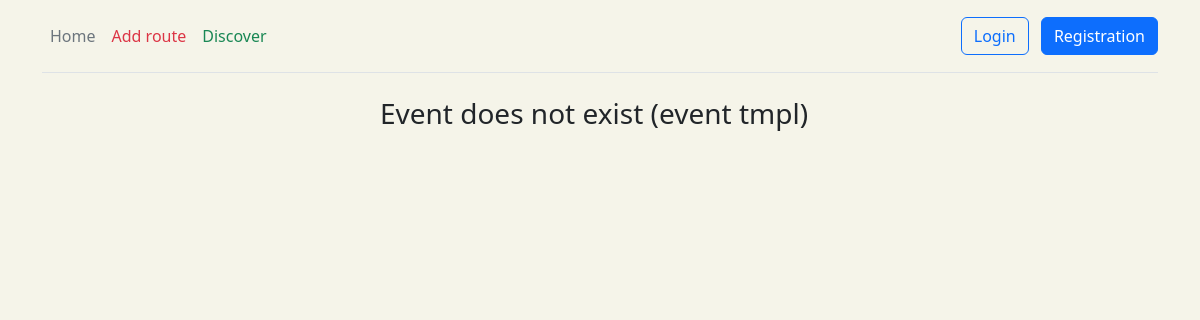
/route/44/event, run on an earlier commit of the app's database.
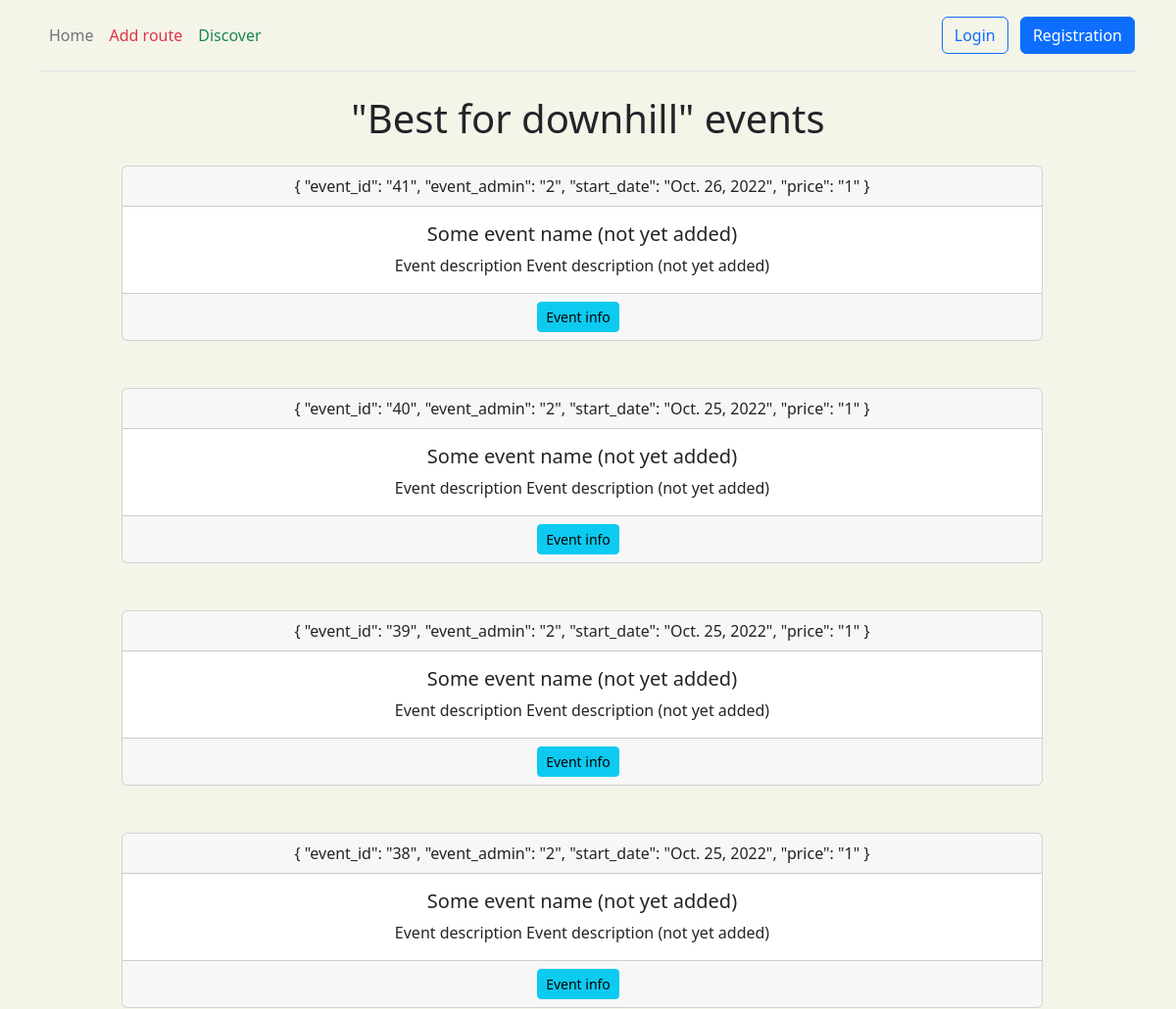
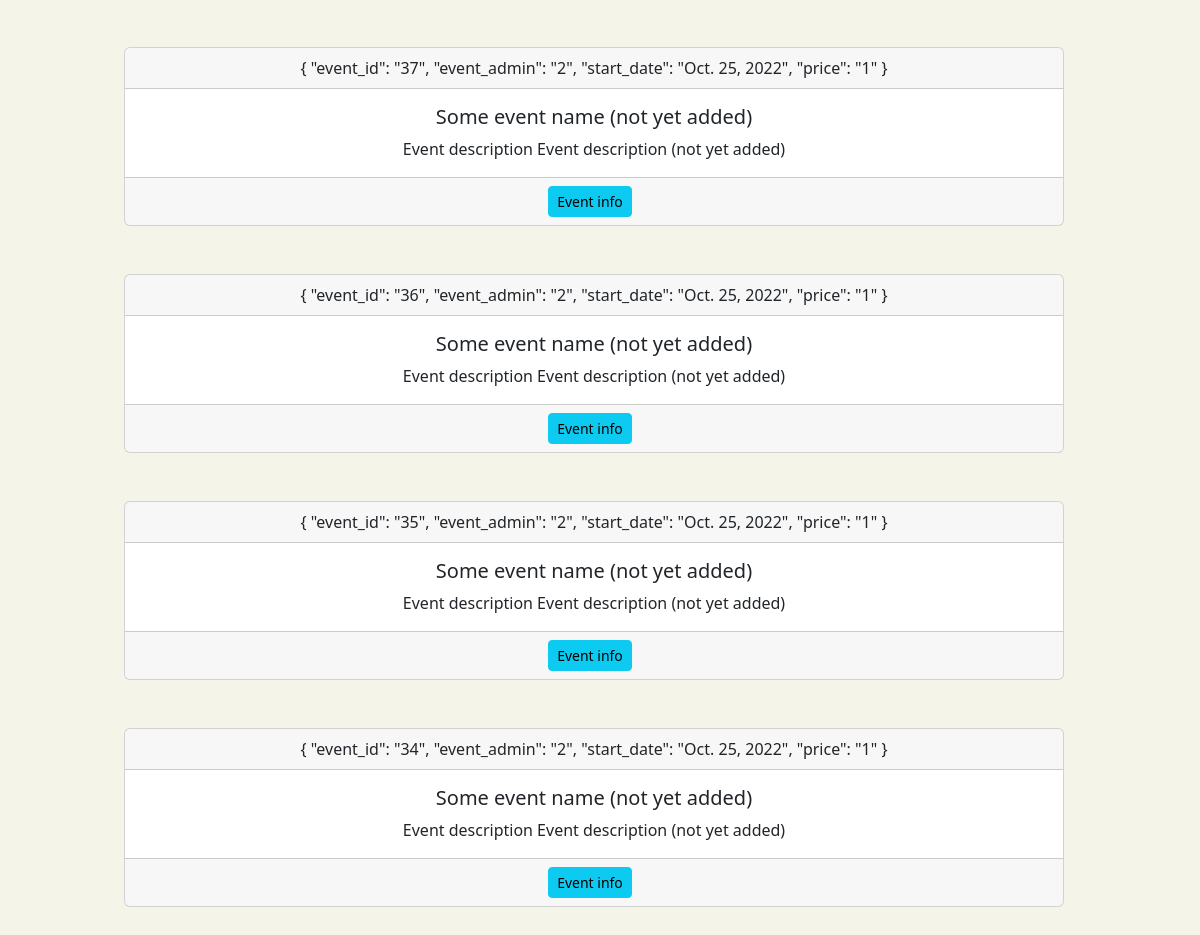
And on a later commit of the database (2 pictures, top to bottom).
### route/models.py (models this page shows, shortened)
class Route(models.Model):
    class RouteType(models.TextChoices):
        bicycle_route = 'cycling', gettext_lazy('cycling')
        hiking_route = 'hiking', gettext_lazy('hiking')
    route_name = models.CharField(max_length=255, null=True)
    route_type = models.CharField(max_length=50, choices=RouteType.choices, default=RouteType.hiking_route)
    departure = models.IntegerField()
    stopping = models.CharField(max_length=50, null=True)
    destination = models.IntegerField()
    country = models.CharField(max_length=50)
    location = models.CharField(max_length=50)
    description = models.TextField()
    duration = models.IntegerField()
    class Meta:
        verbose_name = 'Route'
        verbose_name_plural = 'Routes'

class Event(models.Model):
    route = models.ForeignKey(Route, on_delete=models.CASCADE, null=True)
    event_admin = models.IntegerField()
    event_users = models.CharField(max_length=50, null=True)
    start_date = models.DateField()
    price = models.IntegerField()
    class Meta:
        verbose_name = 'Event'
        verbose_name_plural = 'Events'

### route/views.py (the view, shortened to what this page needs)
# urls.py: path('<int:route_id>/event', views.event, name='event'),
def event(request, route_id, event_id=None):
    if event_id is None:
        return render(request, 'route/event.html', event_func(request, route_id))

### utils/mongo_utils.py (called while the page is built)
    def __enter__(self):
        CONNECTION_STRING = f"mongodb://{self.username}:{self.password}@{self.hostname}:{self.port}"
        self.client = MongoClient(CONNECTION_STRING)
        self.db = self.client['test']
        return self.db

    def __exit__(self, exc_type, exc_val, exc_tb):
        self.client.close()

### templates/route/event.html (shortened to what this page needs)
{% extends 'main/layout.html' %}
{% block content %}
    <div class="container">
        {% if result %}
            <h1 class="mb-4 text-center">"{{ result.0.route_name }}" events</h1>
        {% endif %}
        <div class="row">
            <ul class="list-group">
                {% if result %}
                    {% for itm in result %}
                        <div class="card text-center col-md-10 mx-auto mb-5">
                            <div class="card-header">
                                {
                                "event_id": "{{ itm.event_id }}",
                                "event_admin": "{{ itm.event_admin }}",
                                "start_date": "{{ itm.start_date }}",
                                "price": "{{ itm.price }}"
                                }
                            </div>
                            <div class="card-body">
                                <h5 class="card-title">Some event name (not yet added)</h5>
                                <p class="card-text">Event description Event description (not yet added)</p>
                            </div>
                            <div class="card-footer text-muted">
                                <a href="{% url 'route:event_info' itm.route_id itm.event_id %}"
                                   class="btn btn-sm btn-info flex-shrink-0 me-2">Event info</a>
                            </div>
                        </div>
                    {% endfor %}
                {% else %}
                    <h3 class="text-center">Event does not exist (event tmpl)</h3>
                {% endif %}
            </ul>
        </div>
    </div>
{% endblock %}

What changed in the data, as far as the page shows it:
now on this page (row edited): Route: route_name "Best for downhill"
added Event: event_id "41", event_admin "2", start_date "Oct. 26, 2022", price "1"
added Event: event_id "40", event_admin "2", start_date "Oct. 25, 2022", price "1"
added Event: event_id "39", event_admin "2", start_date "Oct. 25, 2022", price "1"
added Event: event_id "38", event_admin "2", start_date "Oct. 25, 2022", price "1"
added Event: event_id "37", event_admin "2", start_date "Oct. 25, 2022", price "1"
added Event: event_id "36", event_admin "2", start_date "Oct. 25, 2022", price "1"
added Event: event_id "35", event_admin "2", start_date "Oct. 25, 2022", price "1"
added Event: event_id "34", event_admin "2", start_date "Oct. 25, 2022", price "1"
Also different on the page:
text no longer shown: "Event does not exist (event tmpl)"
text now shown: "\" \" events"
